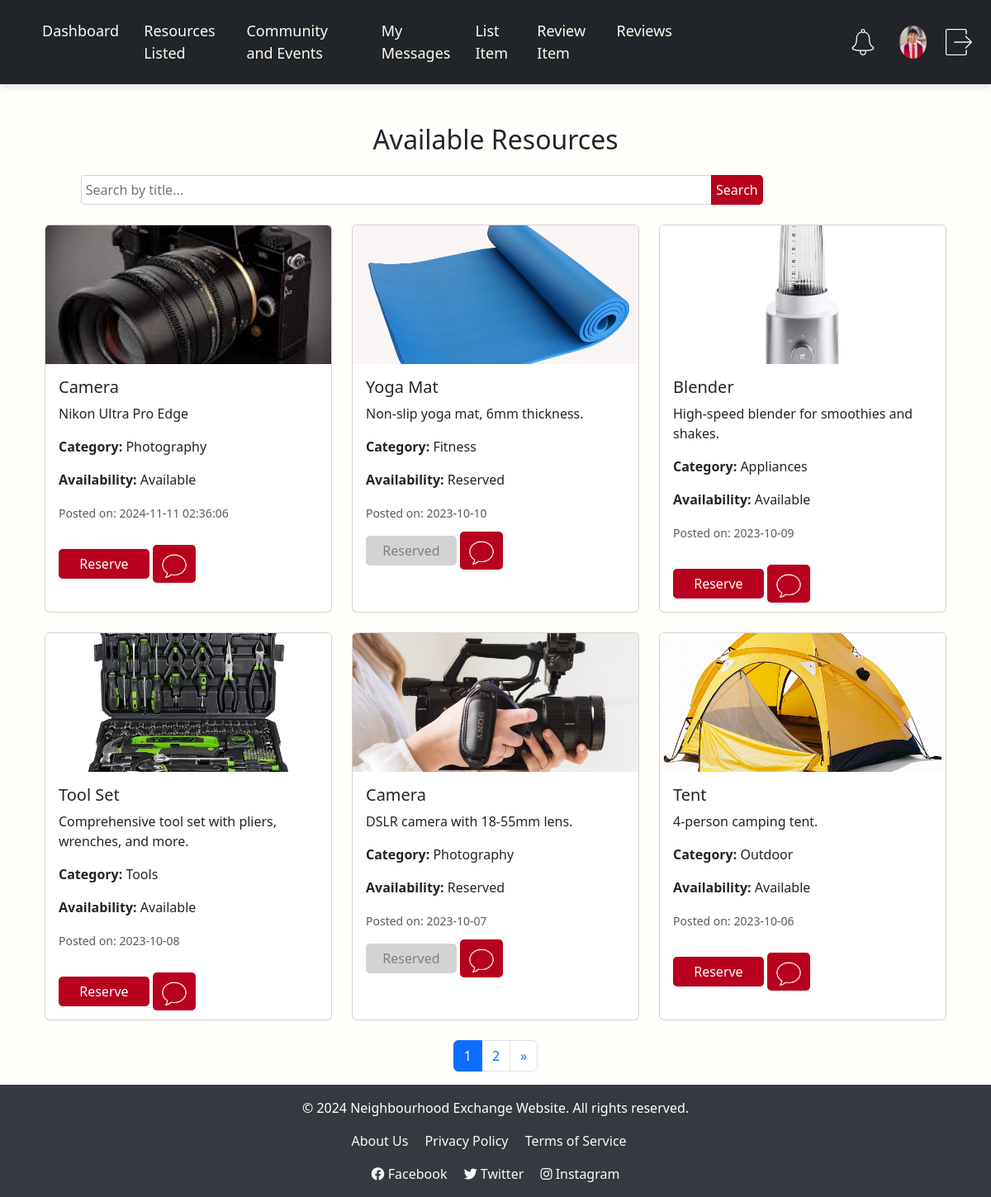
Page /products_listed (signed in) on the earlier database version.
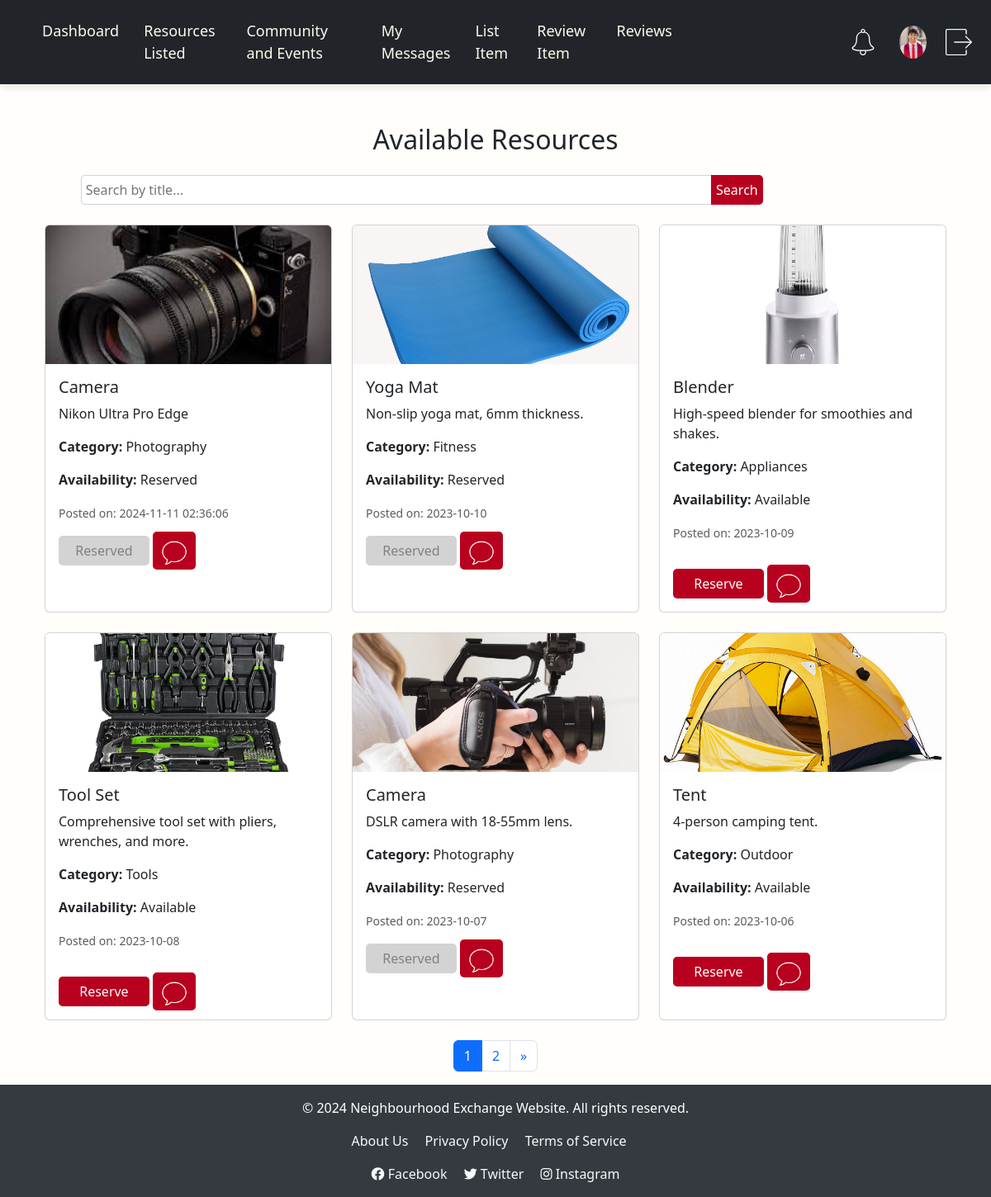
Same page on the later database version.
### tables this page shows
CREATE TABLE Resources (
        resource_id INTEGER PRIMARY KEY AUTOINCREMENT,
        user_id INTEGER,
        title TEXT NOT NULL,
        description TEXT,
        images TEXT,
        category TEXT,
        availability TEXT,
        date_posted TEXT NOT NULL, reserved_by INTEGER DEFAULT NULL,
        FOREIGN KEY (user_id) REFERENCES Users(user_id)
    );

### app.py (the view)
@app.route('/products_listed')
@login_required
def products_listed():
    conn = get_db_connection()
    search_query = request.args.get('search', '')
    page = int(request.args.get('page', 1))
    per_page = 6
    base_query = '''
    SELECT *
    FROM Resources
    WHERE title LIKE ?
    ORDER BY date_posted DESC
    LIMIT ? OFFSET ?;
    '''
    total_count_query = '''
    SELECT COUNT(*)
    FROM Resources
    WHERE title LIKE ?;
    '''
    params = (f'%{search_query}%',)
    total_count = conn.execute(total_count_query, params).fetchone()[0]
    total_pages = (total_count + per_page - 1) // per_page
    offset = (page - 1) * per_page
    resources = conn.execute(base_query, params + (per_page, offset)).fetchall()
    conn.close()
    return render_template(
        'products_listed.html',
        resources=resources,
        search_query=search_query,
        page=page,
        total_pages=total_pages
    )

### app.py (called while the page is built)
def get_db_connection():
    conn = sqlite3.connect('community.db')
    conn.row_factory = sqlite3.Row
    return conn

@app.after_request
def add_header(response):
    response.headers['Cache-Control'] = 'no-store, no-cache, must-revalidate, max-age=0'
    response.headers['Pragma'] = 'no-cache'
    response.headers['Expires'] = '0'
    return response

def login_required(f):
    @wraps(f)
    def decorated_function(*args, **kwargs):
        if 'user_id' not in session:
            flash('Please log in to access this page.', 'danger')
            return redirect(url_for('login'))
        return f(*args, **kwargs)
    return decorated_function

### templates/products_listed.html (shortened to what this page needs)
{% extends "base.html" %}
{% block content %}
<div class="container mt-4">
    <h2 class="text-center mb-4">Available Resources</h2>
    <form method="get" action="{{ url_for('products_listed') }}" class="mb-4">
        <div class="input-group">
            <input type="text" name="search" class="form-ter" placeholder="Search by title..." value="{{ search_query }}">
            <button type="submit" class="buttonUs">Search</button>
        </div>
    </form>
    <div class="row">
        {% for resource in resources %}
        <div class="col-md-4 mb-4">
            <div class="card h-100">
                <img src="{{ url_for('static', filename=resource['images']) }}" class="card-img-top" alt="{{ resource['title'] }}" style="height: 14vw; object-fit: cover;">
                <div class="card-body">
                    <h5 class="card-title">{{ resource['title'] }}</h5>
                    <p class="card-text">{{ resource['description'] | truncate(100) }}</p>
                    <p class="card-text"><strong>Category:</strong> {{ resource['category'] }}</p>
                    <p class="card-text"><strong>Availability:</strong> {{ resource['availability'] }}</p>
                    <p class="card-text"><small class="text-muted">Posted on: {{ resource['date_posted'] }}</small></p>
                    {% if resource['availability'] == 'Available' %}
                    <form method="POST" style="width:35%;display: inline-grid;"action="{{ url_for('reserve_resource', resource_id=resource['resource_id']) }}">
                        <button type="submit" class="buttonUs mt-3">Reserve</button>
                    </form>
                    {% else %}
                    <button class="disabledBut" disabled>Reserved</button>
                    {% endif %}
                    <a class="messageUs" href="{{ url_for('message_page', resource_id=resource['resource_id']) }}"><img  style="width: 2rem;" src="{{ url_for('static', filename='images/message.png') }}" alt="Description of Image"></a>
                </div>
            </div>
        </div>
        {% endfor %}
    </div>
    <nav aria-label="Page navigation">
        <ul class="pagination justify-content-center">
            {% for p in range(1, total_pages + 1) %}
            <li class="page-item {% if p == page %}active{% endif %}">
                <a class="page-link" href="{{ url_for('products_listed', page=p, search=search_query) }}">{{ p }}</a>
            </li>
            {% endfor %}
            {% if page < total_pages %}
            <li class="page-item">
                <a class="page-link" href="{{ url_for('products_listed', page=page+1, search=search_query) }}" aria-label="Next">
                    <span aria-hidden="true">&raquo;</span>
                </a>
            </li>
            {% endif %}
        </ul>
    </nav>
</div>
{% endblock %}

### templates/base.html (shortened to what this page needs)
<!DOCTYPE html>
<html lang="en">
<head>
    <link href="https://cdn.jsdelivr.net/npm/bootstrap@5.3.0/dist/css/bootstrap.min.css" rel="stylesheet">
    <link rel="stylesheet" href="{{ url_for('static', filename='styles.css') }}">
    <link href="https://cdnjs.cloudflare.com/ajax/libs/font-awesome/5.15.4/css/all.min.css" rel="stylesheet">
</head>
<body >
    <nav class="navbar navbar-expand-lg navbar-dark bg-dark">
        <div class="container-fluid">
            <div class="collapse navbar-collapse" id="navbarNav">
                {% if session['role'] == 'Admin' %}
                <ul class="navbar-nav me-auto mb-2 mb-lg-0" style="width: 93vw;">
                    <li class="nav-item" style=" font-size: 18px;  ">
                        <a class="nav-link" href="{{ url_for('admin_dashboard') }}" style="color: #fff9d4;">Dashboard</a>
                    </li>
                    <li class="nav-item" style=" font-size: 18px;  ">
                        <a class="nav-link" href="{{ url_for('user_management') }}" style="color: #fff9d4;">User Management</a>
                    </li>
                    <li class="nav-item" style=" font-size: 18px;">
                        <a class="nav-link" href="{{ url_for('reviews_list',  user_id=session['user_id']) }}" style="color: #fff9d4;">Reviews</a>
                    </li>
                    <li class="nav-item" style=" font-size: 18px;">
                        <a class="nav-link" href="{{ url_for('products_listed') }}" style="color: #fff9d4;">Products Listed</a>
                    </li>
                    <li class="nav-item" style=" font-size: 18px;">
                        <a class="nav-link" href="{{ url_for('community_events') }}" style="color: #fff9d4;">Community Events Listed</a>
                    </li>
                    <li class="nav-item" style=" font-size: 18px;">
                        <a class="nav-link" href="{{ url_for('my_messages') }}" class="nav-link">My Messages</a>
                    </li>
                </ul>
                {% elif session['role'] == 'Customer' %}
                <ul class="navbar-nav me-auto mb-2 mb-lg-0" style="width: 93vw;color:#FCFAEE">
                    <li class="nav-item" style=" font-size: 18px;  ">
                        <a class="nav-link" href="{{ url_for('customer_dashboard') }}" style="color: #fff9d4;">Dashboard</a>
                    </li>
                    <li class="nav-item" style=" font-size: 18px;">
                        <a class="nav-link" href="{{ url_for('products_listed') }}" style="color: #fff9d4;">Resources Listed</a>
                    </li>
                    <li class="nav-item" style=" font-size: 18px;">
                        <a class="nav-link" href="{{ url_for('community_events') }}" style="color: #fff9d4;">Community and Events</a>
                    </li>
                    <li class="nav-item" style=" font-size: 18px;">
                        <a class="nav-link" href="{{ url_for('my_messages') }}" class="nav-link">My Messages</a>
                    </li>
                    <li class="nav-item" style=" font-size: 18px;">
                        <a class="nav-link" href="{{ url_for('list_item') }}" class="nav-link">List Item</a>
                    </li>
                    <li class="nav-item" style=" font-size: 18px;">
                        <a class="nav-link" href="{{ url_for('reviews') }}" class="nav-link">Review Item</a>
                    </li>
                    <li class="nav-item" style=" font-size: 18px;">
                        <a class="nav-link" href="{{ url_for('reviews_list',  user_id=session['user_id']) }}" style="color: #fff9d4;">Reviews</a>
                    </li>
                </ul>
                {% endif %}
                <div class="d-flex align-items-center" style="justify-content: end;">
                    <a href="{{ url_for('notifications') }}" class="nav-link text-light">
                        <img  style="width: 64%;" src="{{ url_for('static', filename='images/notif.svg') }}" alt="Description of Image">
                    </a>
                    <div style="width:9%" class="nav-link text-light">
                        <img style="border-radius:50%; width: 100%;"
                             src="{% if session['user_name'] == 'Sourabrata Samanta' %}
                                     {{ url_for('static', filename='images/ssdp.jpeg') }}
                                  {% elif session['user_name'] == 'Nikhil Sista' %}
                                     {{ url_for('static', filename='images/nikhil.jpg') }}
                                  {% elif session['user_name'] == 'Katia Sanchez Torres' %}
                                     {{ url_for('static', filename='images/katia.png') }}
                                  {% elif session['user_name'] == 'Diana' %}
                                     {{ url_for('static', filename='images/diana.jpg') }}
                                  {% else %}
                                     {{ url_for('static', filename='images/default.jpg') }}
                                  {% endif %}"
                             alt="Profile Image">
                    </div>
                    <a href="{{ url_for('logout') }}" class="nav-link text-light">
                        <img style="width: 64%;margin-left: 25%;"src="{{ url_for('static', filename='images/logout.png') }}" alt="Description of Image">
                    </a>
                </div>
            </div>
        </div>
    </nav>
    <div class="container mt-4" style="
    display: flex;
    flex-direction: column;">
        {% block content %}{% endblock %}
    </div>
    <footer>
        <p>© 2024 Neighbourhood Exchange Website. All rights reserved.</p>
        <div>
            <a href="/about" class="me-3 text-light">About Us</a>
            <a href="/privacy" class="me-3 text-light">Privacy Policy</a>
            <a href="/terms" class="me-3 text-light">Terms of Service</a>
        </div>
        <div class="mt-3">
            <a href="https://facebook.com" class="me-3 text-light"><i class="fab fa-facebook"></i> Facebook</a>
            <a href="https://twitter.com" class="me-3 text-light"><i class="fab fa-twitter"></i> Twitter</a>
            <a href="https://instagram.com" class="text-light"><i class="fab fa-instagram"></i> Instagram</a>
        </div>
    </footer>
</body>
</html>

### static/styles.css (style rules this page uses)
body { background-color:#fffefb ; height: 100vh; justify-content: center; align-items: center; margin: 0; }
.navbar { box-shadow: 0 4px 8px rgba(0, 0, 0, 0.1); padding: 1rem 1.5rem; }
.navbar-nav .nav-item .nav-link { color: #FCFAEE !important; padding: 8px 15px; transition: color 0.3s ease, background-color 0.3s ease; }
.d-flex.align-items-center a.nav-link { padding: 0 10px; }
.buttonUs { font-size: medium; background: #b8001f; color: white; font-weight: 500; border-radius: 5px; padding: 6px 6px; border:none; text-decoration: none; }
.form-ter { background-color: white; border: 1px solid lightgray; color: #666666; border-radius: 4px; padding: 5px 5px; margin-left: 4%; width: 70%; }
footer { background-color: #343a40; color: white; padding: 1rem 0; text-align: center; }
footer a { color: #17a2b8; text-decoration: none; }
.messageUs { font-size: medium; background: #b8001f; border-radius: 5px; padding: 12px 10px; border:none; text-decoration: none; }
.disabledBut { font-size: medium; background: lightgrey; color: grey; font-weight: 500; border-radius: 5px; padding: 6px 6px; border:none; text-decoration: none; width:35%; }

Differences in the rows shown:
changed Resources "Nikon Ultra Pro Edge": availability "Available" → "Reserved"; availability "Reserve" → "Reserved"
